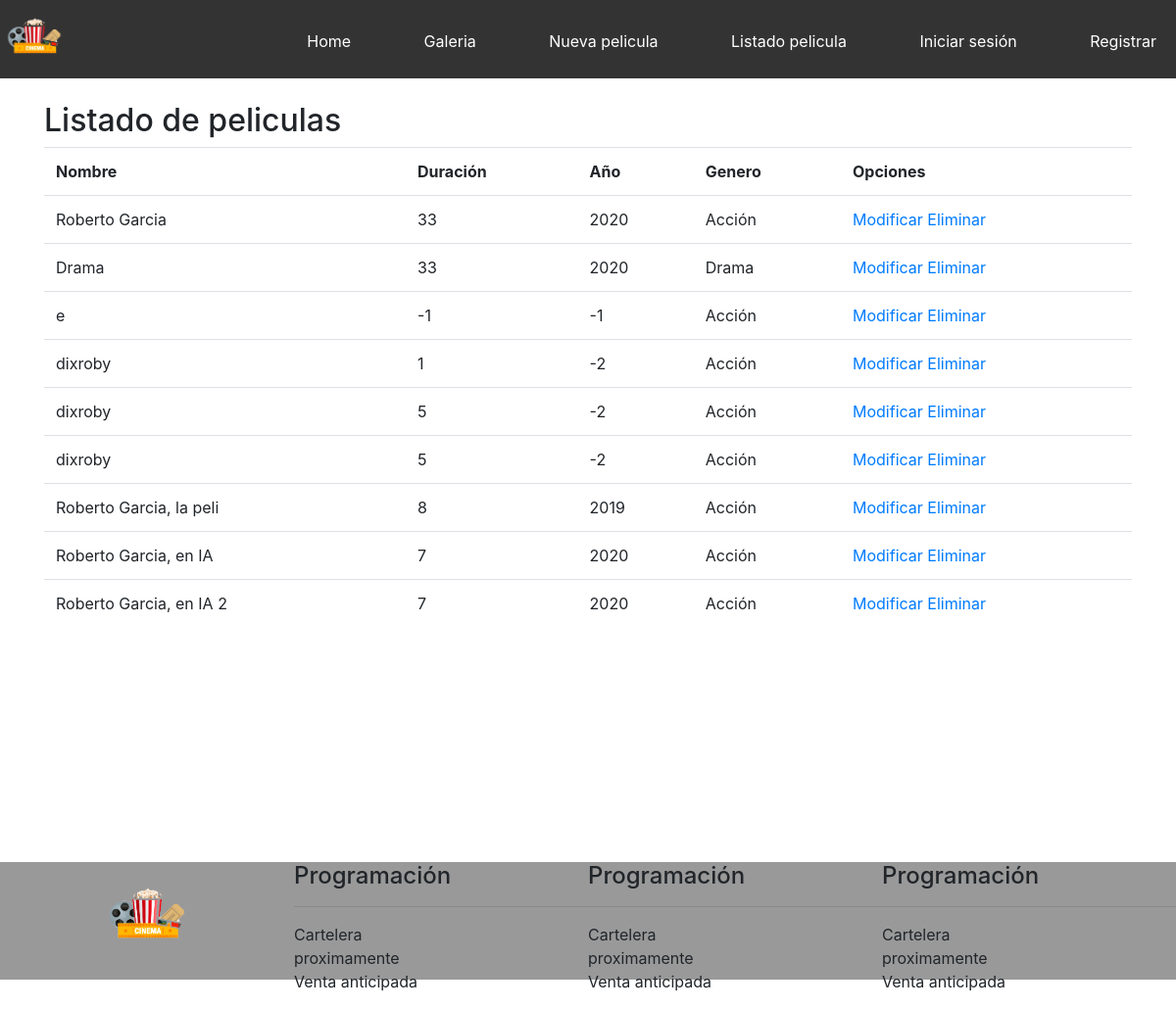
The app's page /listado-peliculas, older data.
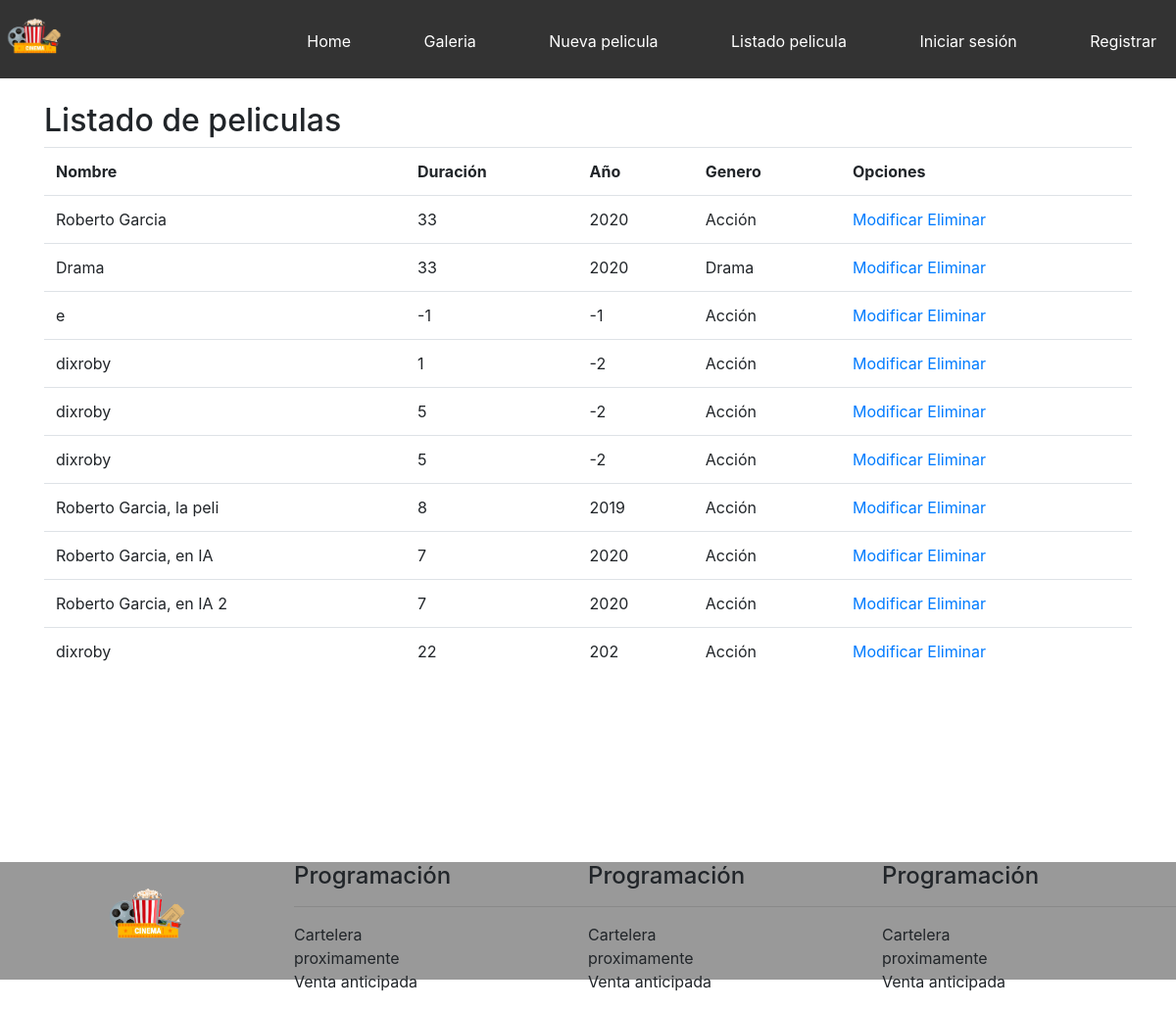
The same page, newer data.
### core/models.py (models this page shows, shortened)
class Pelicula(models.Model):
    nombre = models.CharField(max_length=200)
    duracion = models.IntegerField()
    anio = models.IntegerField(verbose_name="Año")
    genero = models.ForeignKey(Genero, on_delete=models.CASCADE)
    sipnopsis = models.TextField(null = True, blank = True)
    fecha_streno = models.DateField()
    imagen = models.ImageField(null = True, blank = True)

class Genero(models.Model):
    nombre = models.CharField(max_length=80)
    def __str__(self):
        return self.nombre

### core/views.py (the view)
# urls.py: path('listado-peliculas',listado_pelicula,name="listado_pelicula"),
def listado_pelicula(request):
    pelicula = Pelicula.objects.all()
    data = {"peliculas":pelicula}
    return render(request,'core/listado_peliculas.html',data)

### core/templates/core/listado_peliculas.html (shortened to what this page needs)
{% extends 'core/base.html' %}
{% load static%}
{% block contenido %}
{% block css %}
<link rel="stylesheet" href="//cdnjs.cloudflare.com/ajax/libs/toastr.js/latest/css/toastr.min.css">
{%endblock %}
<h2>Listado de peliculas</h2>
<table class="table">
    <tr>
        <th>Nombre</th>
        <th>Duración</th>
        <th>Año</th>
        <th>Genero</th>
        <th>Opciones</th>
    </tr>
    {% for c in peliculas%}
    <tr>
        <td>{{c.nombre}}</td>
        <td>{{c.duracion}}</td>
        <td>{{c.anio}}</td>
        <td>{{c.genero}}</td>
        <td>
            <a href="{% url 'pelicula:modificar-pelicula' c.id %}">Modificar</a>
            <a onclick="confirmarEliminacion(  '{{c.id }}'  , '{{c.nombre }}' )" href="#">Eliminar</a> </td>
    </tr>
    {%endfor %}
</table>
{% endblock %}

Row changes from the older to the newer data that the page shows:
added Pelicula: nombre "dixroby", duracion "22", anio "202", genero "Acción"
